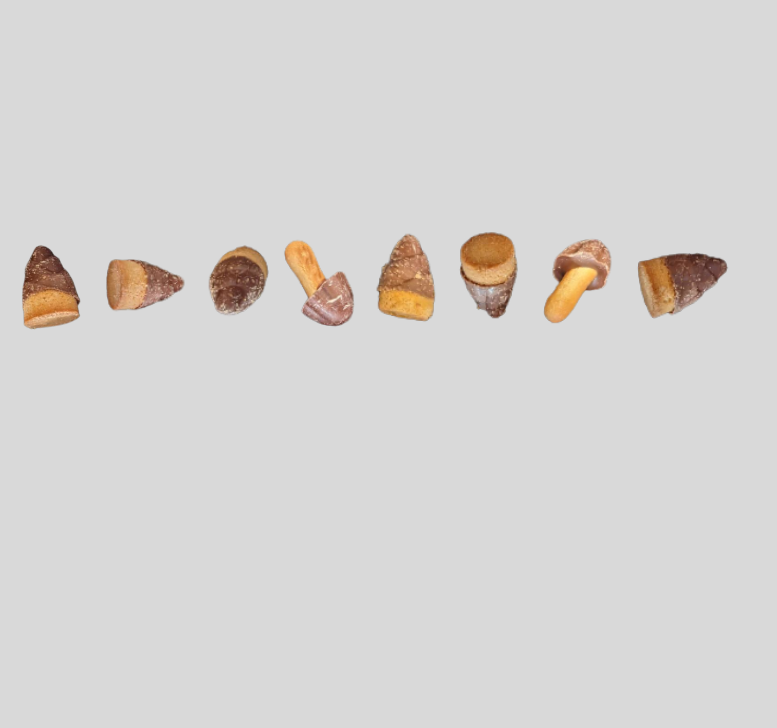
#> input picture training2/test_raw_images/takenoko.jpg, 1553 x 1455 px, found by its file name (shown at 1/2 size)
$ jupyter execute --allow-errors takenoko_to_kinoko.ipynb   (shell and % lines are left out)   (older library calls are emulated)
#> lines starting #> are read from the running program, lines starting #| are printed output that depends on the picture
# SageMaker JumpStart を用いた物体検出 Fine-Tune
Builders Online Series "Amazon SageMaker JumpStart を用いて機械学習 PoC を IT エンジニアの手で実行する ～ たけのこの里好きに向けたきのこの山検出問題を添えて ～"
で登壇した内容を再現するコードです。
前提として、SageMaker Studio で、このノートブックを開き、Image は `Data Science` 、インスタンスは `ml.t3.medium` を選択します。

## ディレクトリ構成
* manifest
    * output.manifest
    `train_raw_images/*.jpg`を SageMaker GroundTruth でラベリングした結果。自身で SageMaker GroundTruth でラベリングする際や、別途用意した画像を使う場合はこのファイルは不要。
    `train_raw_images/*.jpg` をそのまま使い、ラベリングをしたくない場合は使用する
* test_crop_images
  `test_raw_images/takenoko.jpg`から 512px x 512px の画像をスライドさせながら切り出した画像を格納するフォルダ。
  `8-2. ベルトコンベアを模した推論`で使用する
  初期状態では空ディレクトリ
* test_detect_images
  `test_crop_images/*.png`にある画像を推論した結果を保存するディレクトリ
  `8-2. ベルトコンベアを模した推論`で使用する
  初期状態では空ディレクトリ
* test_raw_images
  テスト用の画像を配置
  `latitice.png` は格子状にお菓子を配置した画像で、`8-1. 格子状に配置した画像を推論する`で使用する
  `takenoko.jpg` はお菓子を直線に配置した画像で、`8-2. ベルトコンベアを模した推論`で使用する
* train_random_crop_images
  学習用にcropした画像を配置する
  `5. ラベルと学習データの整形 ` で使用する
  初期状態では空ディレクトリ
* train_raw_images
  学習用の生画像

## 手順
* [1. 使用するモジュールのインストールと読み込み](#1.-使用するモジュールのインストールと読み込み)
* [2. 画像収集](#2.-画像収集)
* [3. ラベリングジョブを作成](#3.-ラベリングジョブを作成)
* [4. ラベリング](#4.-ラベリング)
* [5. ラベリング結果をダウンロード](#5.-ラベリング結果をダウンロード)
* [6. ラベルと学習データの整形](#6.-ラベルと学習データの整形)
* [7. 学習する](#7.-学習する)
* [8. デプロイする](#8.-デプロイする)
* [9. 推論する](#9.-推論する)
  * [9-1. 格子状に配置した画像を推論する](#9-1.-格子状に配置した画像を推論する)
  * [9-2. ベルトコンベアを模した推論](#9-2.-ベルトコンベアを模した推論)
* [10. リソース削除](#10.-リソース削除)

## 1. 使用するモジュールのインストールと読み込み
* この Notebook で利用するモジュールのインストールと読み込み
  * SageMaker Studio で Data Science カーネルを前提としている
  * OpenCV が入っていないためインストールする
* 再現できるように seed を固定しておく
* 使用するバケットを設定する(SageMaker の Default bucket を利用)

[cell 1]

import sagemaker, json, numpy as np, os, boto3, uuid
from PIL import Image, ImageDraw, ImageOps, ImageColor, ImageFont
import matplotlib.patches as patches
from matplotlib import pyplot as plt
from glob import glob
import cv2
np.random.seed(seed=1234)
#> (the rest of this cell did not finish here and is left out)

## 2. 画像収集
* 今回は`./train_raw_images`に格納済
* このリポジトリに含まれる画像を使う場合は下記セルでファイルの有無を確認する
* 自身のデータを利用するには`./train_raw_images/*.jpg`にある画像を差し替えておく

[cell 2]
# ファイル有無確認
TRAIN_RAWIMAGE_DIR = './train_raw_images/'
print(*sorted(glob(TRAIN_RAWIMAGE_DIR+'*.jpg')))

## 3. SageMaker GroundTruth でラベリング

以下は自身でラベリングする場合の記述で、ラベリングを行わない場合（ラベリング済のデータを使う場合）は、[6. ラベルと学習データの整形](#6.-ラベルと学習データの整形)　をクリックして以下は省略する

### 3-1. ラベリング対象を S3 にアップロード
* SageMaker GroundTruth でラベリングをする際は、予め S3 にアップロードする必要がある
* 以下はアップロードする(とアップロード先に事前にファイルがあった場合の削除する)コマンド
* `print()`の出力結果は SageMaker GroundTruth でラベリングジョブを作成するのに使用する

[cell 3]
BASE_PREFIX = 'takenoko_kinoko_gt'
GT_JOB_NAME = f'{BASE_PREFIX}-{uuid.uuid4()}'.replace('_','-')
#> (the rest of this cell did not finish here and is left out)

[cell 4]
print(f'GroundTruth job name : {GT_JOB_NAME}')
#> (the rest of this cell did not finish here and is left out)

## 3. ラベリングジョブを作成

以下は自身でラベリングする場合の記述で、ラベリングを行わない場合（ラベリング済のデータを使う場合）は、[6. ラベルと学習データの整形](#6.-ラベルと学習データの整形)　をクリックして以下は省略する

### 3-1. ラベリング用のプライベートチームを作成
1. [ラベリングワークフォースの画面](https://ap-northeast-1.console.aws.amazon.com/sagemaker/groundtruth?region=ap-northeast-1#/labeling-workforces)にアクセスし、`プライベート` タブをクリックし、`プライベートチームを作成` をクリック
  上記リンクは`ap-northeast-1`に飛ぶリンクなので、違うリージョンを使っている場合は適宜修正

2. `AWS Cognito` でプライベートチームを作成するにチェックを入れ、チーム名に任意の名前(ex:kinoko-detect-team)を入力し、`E メールによる新しいワーカーの招待` にチェックを入れ、 `E メールアドレス`にラベリングさせたい人のメールアドレスをカンマ区切りで入力、`組織名`に任意の名前(ex:茸探隊)を入力、`連絡先 E メール` にチームを管理する人のメールアドレスを入力し、`プライベートチームを作成`をクリック


3. プライベートワークフォースの概要の画面に `ラベリングポータルのサインイン URL` が表示されるので、その URL をクリックする。

4. しばらくすると別途ワーカー宛にメールが送信されるので、そこに書いてあるパスワードをコピーする

5. 3 で出現するログイン画面にワーカーのメールアドレスとメールで送られてきたパスワードを入力し、 `Sign in` をクリック

6. パスワード変更を求められるので新しいパスワードを入力し、`Send` をクリック

7. ラベリングジョブのポータルに遷移する。まだラベリングジョブが無いので以降でラベリングジョブを作成する


### 3-2. ラベリングジョブの作成

1. [SageMaker GroundTruth のラベリングジョブ作成画面](https://ap-northeast-1.console.aws.amazon.com/sagemaker/groundtruth?region=ap-northeast-1#/labeling-jobs)にアクセスし、`ラベリングジョブの作成` をクリック

2. ラベリングジョブの詳細を設定する
  1. `ジョブ名`に上のセルの `GroundTruth job name :` 以降の文字列を記入
  2. `入力データセットの S3 の場所`に上のセルの`GroundTruth Target :`以降の文字列を記入
  3. `出力データセットの S3 の場所` はデフォルトのまま`入力データセットと同じ場所` を選択
  4. `データタイプ`は`画像`を選択
  5. `IAM ロール`は今動かしている SageMaker Studio と同じロールを選択(上のセルの `GroundTruthe Role : `以降に表示されているロールを選択)
  6. `完全なデータセットアップ`をクリック

3. `タスクカテゴリ`で`画像`を選択肢、`タスクの選択`で、`境界ボックス`を選択

4. `次へ`をクリック

  9. `ワーカータイプ`で`プライベートチーム`を選択
  10. `プライベートチーム`のプルダウンで作成済のワーカーを選択(要事前に作成)

12. 他はデフォルトのまま、`境界ボックスラベリングツール`の部分で、`take`と`kino`というラベルを作成
    初期の空白ラベルは１つなので、`take`を入力後、`新しいラベルを追加`をクリックして、`kino` を入力
13. `作成`をクリック


## 4. ラベリング
1. しばらくすると `3-1.7` でログインした画面にジョブが表示される(更新ボタンを押さないと反映されないので更新ボタンを定期的に押下してください）ので、作成したジョブのラジオボタンを活性化させて、`Start working`をクリック

2. プライベートチームにログインして、タケノコ状のお菓子と、キノコ状のお菓子をそれぞれ矩形で括る

3. labeling ジョブが完了するとポータル画面に戻る


## 5. ラベリング結果をダウンロード
* ラベリング結果である`output.manifest`をダウンロードする。
    * このリポジトリにはあらかじめ`output.manifest`を`./manifest/output.manifest`に用意しているので、ラベリングを割愛したい場合はそちらを使う(下のセルはコメントアウトのまま)
    * ラベリングをした場合は下のセルのコメントアウトを外す

[cell 5]
# sagemaker.session.Session().download_data('./manifest/',key_prefix=f'{BASE_PREFIX}/{GT_JOB_NAME}/manifests/output/output.manifest',bucket=bucket)

## 6. ラベルと学習データの整形
* SSD MobileNet 1.0 で転移学習するために`./manifest/output.manifest`を加工して、`manifest.json`を作成する
* データ形式は、以下を遵守する必要がある(下記文章はモデルを選択した際の最下部に記載あり)
```
The annotations.json file should should have information for bounding_boxes and their class labels. It should have a dictionary with keys "images" and "annotations". Value for the "images" key should be a list of entries, one for each image of the form {"file_name": image_name, "height": height, "width": width, "id": image_id}. Value of the 'annotations' key should be a list of entries, one for each bounding box of the form {"image_id": image_id, "bbox": [xmin, ymin, xmax, ymax], "category_id": bbox_label}.
```
* 学習データと`manifest.json`はS3に最終的に配置する必要があるが、S3でのデータの配置は以下を遵守する必要がある
```
input_directory
    |--images
        |--abc.png
        |--def.png
    |--annotations.json
```
* データが少ないのでランダムクロップを行う
  * 学習用の生データは 1147 x 1108 のため、お菓子が少なくとも 2 個以上写っている場所をランダムに 512 x 512 で切り取る
  * 切り取る枚数は各画像から 20 枚
  * ラベリングでくくった矩形の面積の 1/4 以上写っていればお菓子が写った、とカウントする
* 512 x 512 に切り取った画像は、ラベリングの情報と当然ずれるので、切り取った座標位置を用いて補正する

これらの処理を以下で行い、512 x 512 の画像を`./train_random_crop_images`に、ラベリングデータを`./manifest.json`に出力し、それらを`s3://sagemaker-{region}-{account}/train_randcrop`以下に保存する

[cell 6]
# クロップした画像にきのこの山やたけのこの里が映っている場合、
# クロップした後のきのこの山やたけのこの里が1/4以下かどうかを判定するヘルパー関数

def fix_bbox(l,t,r,b,w,h):
    # 判定結果、NG なら False にする
    judge = True
    # ラベリング結果のクロップ補正後の値が負の値ならば 0 に、イメージサイズより大きければイメージサイズに補正する
    fix_left = 0 if l < 0 else l
    fix_top = 0 if t < 0 else t
    fix_right = w if r > w else r
    fix_bottom = h if b > h else b
    # 領域外ならラベリング無しとする
    if l > w or t > h or r < 0 or b <0:
        judge=False
    # 基の面積の1/4以下ならアノテーション無しとする
    elif (r-l)*(b-t)/4 > (fix_right-fix_left)*(fix_bottom-fix_top):
        judge=False

    return judge,(fix_left,fix_top,fix_right,fix_bottom)

#> (a cell that did not finish here is left out)

## 7. 学習する
SageMaker JumpStart で転移学習を行う

1. SageMaker Studio の左上にある `+` アイコンなどから  Launcher タブを出し、`Get started` の`Explore one-click solutions, models, and tutorials SageMaker JumpStart`の中にある`Go to SageMaker JumpStart` をクリックする


2. `Search` と書かれた検索窓に `SSD MobileNet` と打ち込むと青い丸に`m`と書かれたアイコンで SSD MobileNet 1.0 と表示されるので、それをクリックする

3. やや下にあるFine-tune Model のData Source のラジオボタンを `Enter S3 bucket location` を選択し、`S3 bucket address` に上のセルの `paste string to S3 bucket address: `より後ろの値を貼り付ける
4. `Deployment Configuration` をクリックし、`SageMaker Training Instance` で `ML.G4dn.xlarge`を選択する。`Model Name` は任意の名前を入力する（デフォルトのままでも可だが、わからなくなりやすいので、検出したいモノなどを入れるとよい。例：`kinoko-detection-model` など）
5. `Hyper-parameters`をクリックし、下記を入力する。（デフォルトのままだと学習が短く急なため変更）
    * learning rate : 0.0001
    * batch-size : 4
    * epochs : 40
6. `Train` をクリックして Fine-Tune をスタートさせる。


## 8. デプロイする
完了するとデプロイできるようになるのでデプロイする。
1. `Deployment Configuration`をクリックする
2. `SageMaker Hosting Instance`のプルダウンで`ML.M5.Large`を選択する
3. Endpoint Name に任意の名前を入力する(ex: `kinoko-detection-endpoint`)
4. `Deploy` をクリックする

5. In Serviceに変わることを確認する(デプロイ完了確認)


## 9. 推論する
### 9-1. 格子状に配置した画像を推論する
* 出来上がったモデルで推論を行う
* request の Body に `open` でメモリに展開したバイナリ情報を入れて推論する
* `ENDPOINT_NAME` 変数に上の画像の Endpoint Name の文字列を入力して、エンドポイントを指定する
* `test_raw_images/lattice.png`を利用して、推論する。推論結果も併せて画像に矩形を描画して可視化する

#> (a cell that did not finish here is left out)

#> (a cell that did not finish here is left out)

### 9-2. ベルトコンベアを模した推論
* `./test_raw_images/takenoko.jpg` にタケノコが横一列に並んでいる（１つだけキノコが混在）
* 512x512の画像をスライドしながら切り出すことでベルトコンベアでお菓子が流れているような動画として扱う
* 各画像に対して推論をかけ、最後に１つの動画として出力する

[cell 10]
# 画像を切り出すためのコード
# 開始地点設定
x ,y = 0,512
# 切り出すサイズ設定
CROP_SIZE=(512,512)
# 切り出す対象の画像を PIL で開く
img = Image.open('./test_raw_images/takenoko.jpg')
#> img is the input picture: PIL image 1553x1455 RGB; mean R, G, B 214.9, 212.5, 210.7
# 切り出した画像を保存するディレクトリ
CROP_DIR = './test_crop_images/'
# re-run 用の削除コマンド
# 1pxずらしてループ
for i in range(img.size[0]-CROP_SIZE[0]):
    # 画像の切り出し
    crop_img = img.crop((i,y,i+CROP_SIZE[0],y+CROP_SIZE[1]))
    # 切り出した画像を保存
    file_name = f'{CROP_DIR}{str(i).zfill(5)}.png'
    crop_img.save(file_name)
#> this loop made 1041 passes
#> pass 1, `crop_img = img.crop((i,y,i+CROP_SIZE[0],y+CROP_SIZE[1]))`:
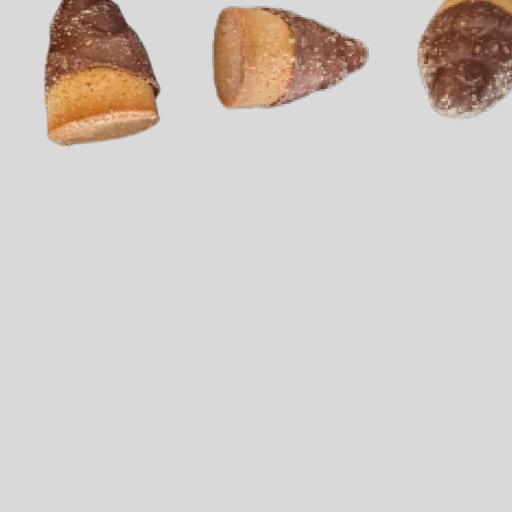
#> crop_img: PIL image 512x512 RGB; mean R, G, B 209.7, 203.3, 199
#> pass 3, `crop_img = img.crop((i,y,i+CROP_SIZE[0],y+CROP_SIZE[1]))`:
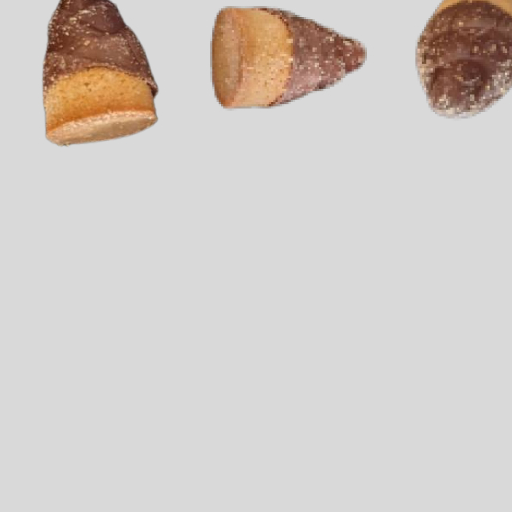
#> crop_img: PIL image 512x512 RGB; mean R, G, B 209.6, 203.2, 199
#> after the loop:
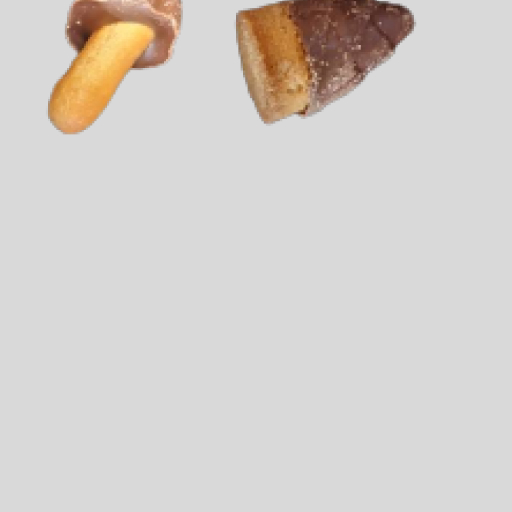
#> crop_img: PIL image 512x512 RGB; mean R, G, B 212.3, 207.5, 203.5
